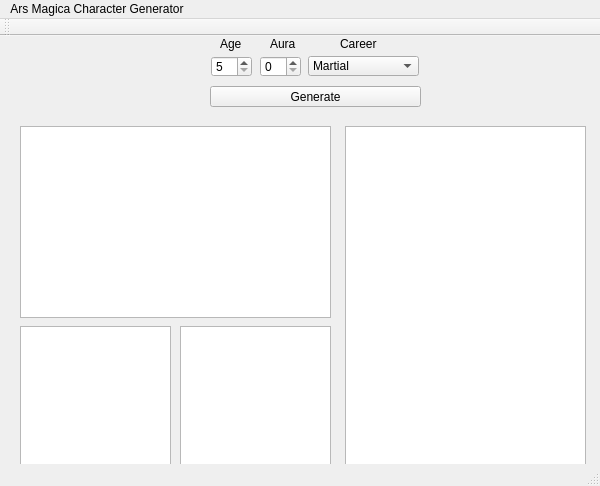
<?xml version="1.0" encoding="UTF-8"?>
<ui version="4.0">
 <class>MainWindow</class>
 <widget class="QMainWindow" name="MainWindow">
  <property name="geometry">
   <rect>
    <x>0</x>
    <y>0</y>
    <width>600</width>
    <height>486</height>
   </rect>
  </property>
  <property name="windowTitle">
   <string>MainWindow</string>
  </property>
  <widget class="QWidget" name="centralWidget">
   <widget class="QPushButton" name="generateButton">
    <property name="geometry">
     <rect>
      <x>210</x>
      <y>50</y>
      <width>211</width>
      <height>21</height>
     </rect>
    </property>
    <property name="text">
     <string>Generate</string>
    </property>
   </widget>
   <widget class="QSpinBox" name="ageSpin">
    <property name="geometry">
     <rect>
      <x>211</x>
      <y>20</y>
      <width>41</width>
      <height>21</height>
     </rect>
    </property>
    <property name="minimum">
     <number>5</number>
    </property>
    <property name="maximum">
     <number>20000</number>
    </property>
   </widget>
   <widget class="QSpinBox" name="auraSpin">
    <property name="geometry">
     <rect>
      <x>260</x>
      <y>20</y>
      <width>41</width>
      <height>21</height>
     </rect>
    </property>
    <property name="maximum">
     <number>10</number>
    </property>
   </widget>
   <widget class="QComboBox" name="careerCombo">
    <property name="geometry">
     <rect>
      <x>308</x>
      <y>20</y>
      <width>111</width>
      <height>20</height>
     </rect>
    </property>
    <item>
     <property name="text">
      <string>Martial</string>
     </property>
    </item>
    <item>
     <property name="text">
      <string>Merchant</string>
     </property>
    </item>
    <item>
     <property name="text">
      <string>Scholar</string>
     </property>
    </item>
    <item>
     <property name="text">
      <string>Craftsman</string>
     </property>
    </item>
   </widget>
   <widget class="QLabel" name="label">
    <property name="geometry">
     <rect>
      <x>220</x>
      <y>0</y>
      <width>31</width>
      <height>16</height>
     </rect>
    </property>
    <property name="text">
     <string>Age</string>
    </property>
   </widget>
   <widget class="QLabel" name="label_2">
    <property name="geometry">
     <rect>
      <x>270</x>
      <y>0</y>
      <width>31</width>
      <height>16</height>
     </rect>
    </property>
    <property name="text">
     <string>Aura</string>
    </property>
   </widget>
   <widget class="QLabel" name="label_3">
    <property name="geometry">
     <rect>
      <x>340</x>
      <y>0</y>
      <width>41</width>
      <height>16</height>
     </rect>
    </property>
    <property name="text">
     <string>Career</string>
    </property>
   </widget>
   <widget class="QTextBrowser" name="skillText">
    <property name="geometry">
     <rect>
      <x>345</x>
      <y>90</y>
      <width>241</width>
      <height>341</height>
     </rect>
    </property>
    <property name="readOnly">
     <bool>false</bool>
    </property>
   </widget>
   <widget class="QTextBrowser" name="attributeText">
    <property name="geometry">
     <rect>
      <x>20</x>
      <y>90</y>
      <width>311</width>
      <height>192</height>
     </rect>
    </property>
    <property name="readOnly">
     <bool>false</bool>
    </property>
    <property name="html">
     <string>&lt;!DOCTYPE HTML PUBLIC &quot;-//W3C//DTD HTML 4.0//EN&quot; &quot;http://www.w3.org/TR/REC-html40/strict.dtd&quot;&gt;
&lt;html&gt;&lt;head&gt;&lt;meta name=&quot;qrichtext&quot; content=&quot;1&quot; /&gt;&lt;style type=&quot;text/css&quot;&gt;
p, li { white-space: pre-wrap; }
&lt;/style&gt;&lt;/head&gt;&lt;body style=&quot; font-family:'MS Shell Dlg 2'; font-size:8.25pt; font-weight:400; font-style:normal;&quot;&gt;
&lt;p style=&quot;-qt-paragraph-type:empty; margin-top:0px; margin-bottom:0px; margin-left:0px; margin-right:0px; -qt-block-indent:0; text-indent:0px;&quot;&gt;&lt;br /&gt;&lt;/p&gt;&lt;/body&gt;&lt;/html&gt;</string>
    </property>
   </widget>
   <widget class="QTextBrowser" name="virtueText">
    <property name="geometry">
     <rect>
      <x>20</x>
      <y>290</y>
      <width>151</width>
      <height>192</height>
     </rect>
    </property>
    <property name="readOnly">
     <bool>false</bool>
    </property>
   </widget>
   <widget class="QTextBrowser" name="flawText">
    <property name="geometry">
     <rect>
      <x>180</x>
      <y>290</y>
      <width>151</width>
      <height>192</height>
     </rect>
    </property>
    <property name="readOnly">
     <bool>false</bool>
    </property>
   </widget>
  </widget>
  <widget class="QMenuBar" name="menuBar">
   <property name="geometry">
    <rect>
     <x>0</x>
     <y>0</y>
     <width>600</width>
     <height>21</height>
    </rect>
   </property>
   <widget class="QMenu" name="menuArs_Magica_Character_Generator">
    <property name="title">
     <string>Ars Magica Character Generator</string>
    </property>
   </widget>
   <addaction name="menuArs_Magica_Character_Generator"/>
  </widget>
  <widget class="QToolBar" name="mainToolBar">
   <attribute name="toolBarArea">
    <enum>TopToolBarArea</enum>
   </attribute>
   <attribute name="toolBarBreak">
    <bool>false</bool>
   </attribute>
  </widget>
  <widget class="QStatusBar" name="statusBar"/>
 </widget>
 <layoutdefault spacing="6" margin="11"/>
 <resources/>
 <connections/>
</ui>
